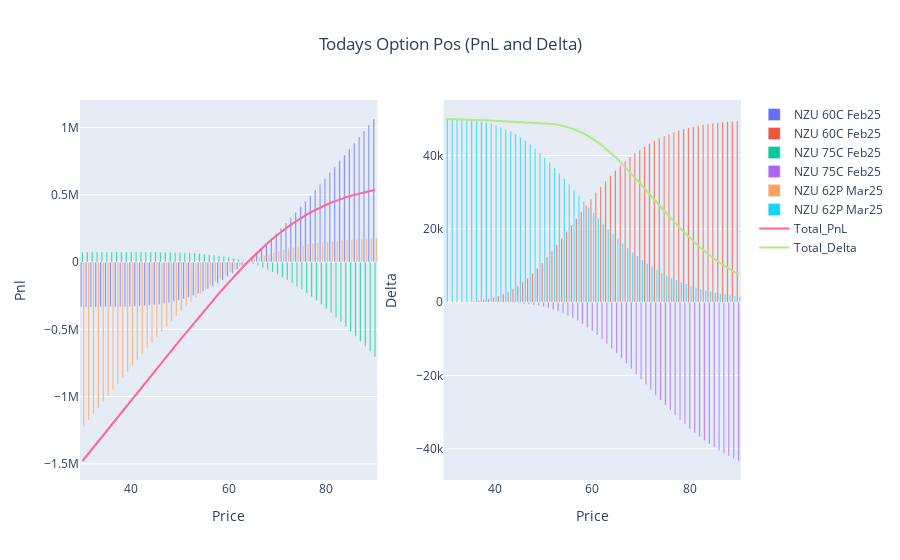

Notebook cell for this chart:
### Code cell
fig_p = go.Figure()
for i in list(p)[1:-1]:
    fig_p.add_trace(go.Bar(x=p.Price, y=p[i], name=i, base=0))

fig_p.add_trace(go.Scatter(x=p.Price, y=p.Option_Pnl, mode='lines', name='Total_PnL'))

#fig_p.update_layout(title='Option PnL Today', xaxis_title='Price', yaxis_title='pnl', barmode='stack')
#fig_p.show()

#~~~~~~~~~~~~~~~~~~~~~~~~~~~~~~~~~~~~~~~~~~~~~~~~~~~~~~~~~~~~~~~~~~~~~~~~~~~~~~~~~
fig_d = go.Figure()
for i in list(d)[1:-1]:
    fig_d.add_trace(go.Bar(x=d.Price, y=d[i], name=i, base=0))

fig_d.add_trace(go.Scatter(x=d.Price, y=d.Option_Delta, mode='lines', name='Total_Delta'))

#~~~~~~~~~~~~~~~~~~~~~~~~~~~~~~~~~~~~~~~~~~~~~~~~~~~~~~~~~~~~~~~~~~~~~~~~~~~~~~~~
fig = make_subplots(rows=1, cols=2)
for i in range(0,len(fig_p.data)):
    fig.add_trace(fig_p.data[i], row=1, col=1)
    fig.add_trace(fig_d.data[i], row=1, col=2)
    
#fig.update_layout(title={'text': 'Todays Option Pos (PnL and Delta)','x': 0.5,'xanchor': 'center'}, barmode='stack')
fig.update_layout(title={'text': 'Todays Option Pos (PnL and Delta)','x': 0.5,'xanchor': 'center'})

fig.update_xaxes(title_text="Price", row=1, col=1)
fig.update_yaxes(title_text="Pnl", row=1, col=1)
fig.update_xaxes(title_text="Price", row=1, col=2)
fig.update_yaxes(title_text="Delta", row=1, col=2)    
fig.show()
